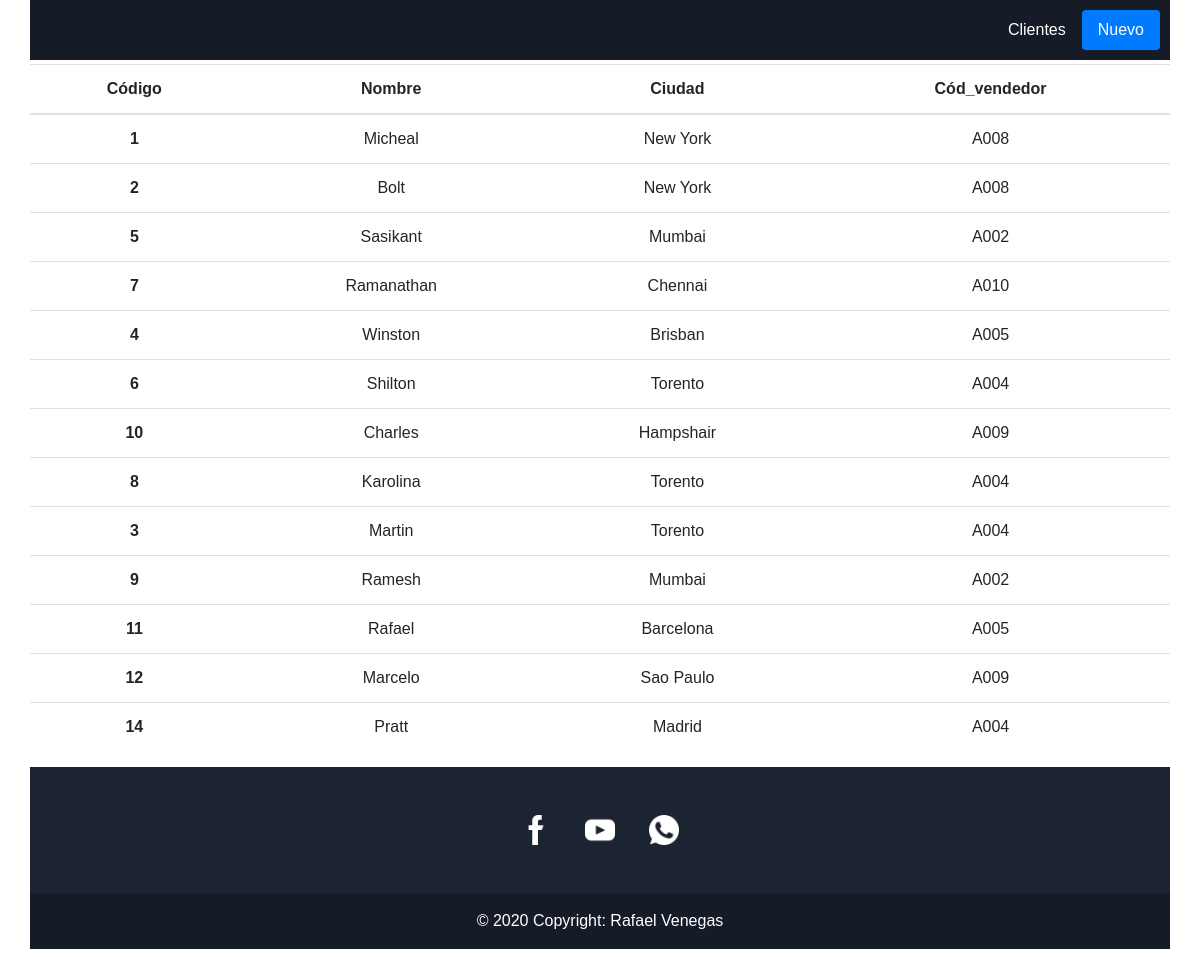
The page / on the database its author committed.
### tables this page shows
CREATE TABLE `customer` (
  `CUST_CODE` int(6) NOT NULL,
  `CUST_NAME` varchar(40) NOT NULL,
  `CUST_CITY` varchar(35) NOT NULL,
  `CUST_COUNTRY` varchar(20) NOT NULL,
  `AGENT_CODE` varchar(6) DEFAULT NULL
);

### lib/view.php (called while the page is built, shortened)
<?php
    class View{
        function render($name){
            require 'views/' . $name . '.php';
        }
    }
?>

### controllers/home.php (called while the page is built, shortened)
<?php
    class Home extends Controller{
        function render(){
            $data = $this->model->get();
            $this->view->customers =$data;
            $this->view->render('home/index');
        }
    }
?>

### index.php (called while the page is built, shortened)
<?php
require_once 'lib/database.php';
require_once 'lib/view.php';
require_once 'lib/app.php';
$app = new App();
?>

### models/homeModel.php (called while the page is built, shortened)
<?php
class homeModel extends Model{
    public function get(){
        $data = [];
        try{
            $query = $this->db->connect()->query("SELECT*FROM customer");
            while($row = $query->fetch()){
                $item = new Customer();
                $item->code = $row['CUST_CODE'];
                $item->name = $row['CUST_NAME'];
                $item->city = $row['CUST_CITY'];
                $item->agent_code = $row['AGENT_CODE'];
                array_push($data, $item);
            }
            return $data;
        }catch(PDOException $e){
            return [];
        }
    }
}
?>

### lib/database.php (called while the page is built)
<?php
class Database{
    private $host;
    private $db;
    private $user;
    private $password;
    private $charset;
    public function __construct(){
        $this->host = constant('HOST');
        $this->db = constant('DB');
        $this->user = constant('USER');
        $this->password = constant('PASSWORD');
        $this->charset = constant('CHARSET');
    }
    function connect(){
        try{
            $connection = "mysql:host=" . $this->host . ";dbname=" . $this->db . ";charset=" . $this->charset;
            $options = [
                PDO::ATTR_ERRMODE            => PDO::ERRMODE_EXCEPTION,
                PDO::ATTR_EMULATE_PREPARES  => false,
            ];
            $pdo = new PDO($connection, $this->user, $this->password, $options);
            return $pdo;
        }catch(PDOException $e){
            print_r('Error connection: ' . $e->getMessage());
        }
    }
}
?>

### views/home/index.php (the view, shortened to what this page needs)
<!DOCTYPE html>
<html lang="en">
<head>
</head>
<body>
    <?php
       require 'views/header.php';
    ?>
<div class="container mt-1 center mb-2 col-sm-12">
<table class=" container table justify-content-center">
  <thead>
    <tr>
      <th scope="col">Código</th>
      <th scope="col">Nombre</th>
      <th scope="col">Ciudad</th>
      <th scope="col">Cód_vendedor</th>
    </tr>
  </thead>
  <tbody>
    <?php
        foreach($this->customers as $row){
            $item = $row;
    ?>
    <tr>
      <th scope="row"><?php echo $item->code; ?></th>
      <td><?php echo $item->name; ?></td>
      <td><?php echo $item->city; ?></td>
      <td><?php echo $item->agent_code; ?></td>
    </tr>
    <?php } ?>
  </tbody>
</table>
</div>
    <?php
        require 'views/footer.php';
    ?>
</body>
</html>

### lib/app.php (shortened to what this page needs)
<?php
class App{
    function __construct(){
        $url = isset($_GET['url']) ?$_GET['url']:null;
        $url = rtrim($url, '/');
        $url = explode('/', $url);
        if(empty($url[0])){
            $controller = new Home();
            $controller->loadModel('home');
            $controller->render();
            return false;
        }
    }
}
?>

### views/header.php (shortened to what this page needs)
<!DOCTYPE html>
<html lang="en">
<head>
    <link rel="stylesheet" href="https://stackpath.bootstrapcdn.com/bootstrap/4.4.0/css/bootstrap.min.css">
    <link rel="stylesheet" href=" <?php echo constant('URL'); ?>assets/css/style.css">
</head>
<body>
<header>
<ul class="nav nav-pills bg-Darker container justify-content-end">
  <li class="nav-item">
    <a class="nav-link white" href="<?php echo constant('URL'); ?>home">Clientes</a>
  </li>
  <li class="nav-item">
    <a class="nav-link active white" href="<?php echo constant('URL'); ?>newCustomer">Nuevo</a>
  </li>
</ul>
</header>
</body>
</html>

### views/footer.php
<footer id="footer" class="container p-0 mb-2 bg-Dark white">
        <div class="social col-md-12 py-5 center ">
            <a href=".." target="_blank"><img src="./assets/images/fab/facebook.png" alt="" width="30"></a>
            <a href=".." target="_blank"><img src="./assets/images/fab/youtube.png" alt="" width="30"></a>
            <a href=".." target="_blank"><img src="./assets/images/fab/whatsapp.png" alt="" width="30"></a>
        </div>
        <div class=" bg-Darker footer-copyright text-center py-3 w-100">© 2020 Copyright:
            <a href="https://ec.linkedin.com/in/armando-rafael-venegas-39995498" target="_blank" class="white"> Rafael Venegas</a>
        </div>
</footer>

### assets/css/style.css (style rules this page uses)
* { padding: 0; margin: 0; }
body { font-family: Arial, Helvetica, sans-serif; }
.nav { color: white; text-decoration: none; padding: 10px; }
li { list-style: none; }
.bg-Dark { background-color: #1c2331; }
.bg-Darker { background-color: #161c27; }
.social a { padding: 15px; }
.center { text-align-last: center; text-align: -webkit-center; }
.white { color: white; }

### rows shown on the page
customer: CUST_CODE "1", CUST_NAME "Micheal", CUST_CITY "New York", AGENT_CODE "A008"
customer: CUST_CODE "2", CUST_NAME "Bolt", CUST_CITY "New York", AGENT_CODE "A008"
customer: CUST_CODE "5", CUST_NAME "Sasikant", CUST_CITY "Mumbai", AGENT_CODE "A002"
customer: CUST_CODE "7", CUST_NAME "Ramanathan", CUST_CITY "Chennai", AGENT_CODE "A010"
customer: CUST_CODE "4", CUST_NAME "Winston", CUST_CITY "Brisban", AGENT_CODE "A005"
customer: CUST_CODE "6", CUST_NAME "Shilton", CUST_CITY "Torento", AGENT_CODE "A004"
customer: CUST_CODE "10", CUST_NAME "Charles", CUST_CITY "Hampshair", AGENT_CODE "A009"
customer: CUST_CODE "8", CUST_NAME "Karolina", CUST_CITY "Torento", AGENT_CODE "A004"
customer: CUST_CODE "3", CUST_NAME "Martin", CUST_CITY "Torento", AGENT_CODE "A004"
customer: CUST_CODE "9", CUST_NAME "Ramesh", CUST_CITY "Mumbai", AGENT_CODE "A002"
customer: CUST_CODE "11", CUST_NAME "Rafael", CUST_CITY "Barcelona", AGENT_CODE "A005"
customer: CUST_CODE "12", CUST_NAME "Marcelo", CUST_CITY "Sao Paulo", AGENT_CODE "A009"
customer: CUST_CODE "14", CUST_NAME "Pratt", CUST_CITY "Madrid", AGENT_CODE "A004"
